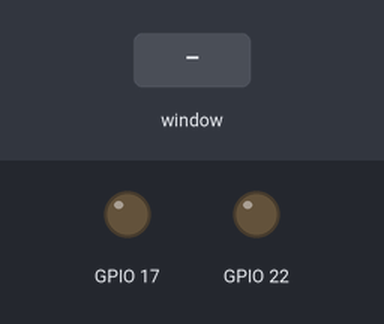
The program below on a simulated Raspberry Pi (BCM pin numbers). Shown: output pins drawn as LEDs (lit = HIGH). The test bench sets the inputs (shaded band). The desktop window is not drawn, its controls go by their first labels and the mouse button is held 0.15 s.

Above: at 1.2 s.
1.3 s: control labelled "Red" in the window clicked
At 1.8 s:
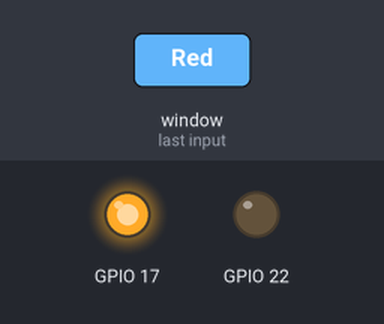
2.8 s: control labelled "Green" in the window clicked
At 4.0 s:
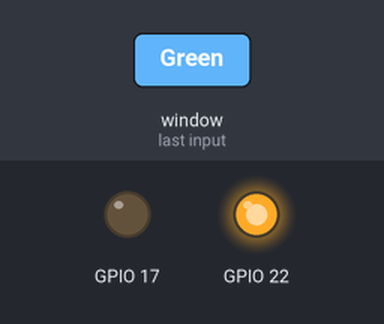
4.3 s: control labelled "All On" in the window clicked
At 5.3 s:
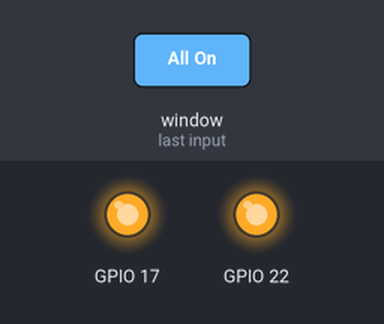
5.8 s: control labelled "All Off" in the window clicked
At 6.4 s:
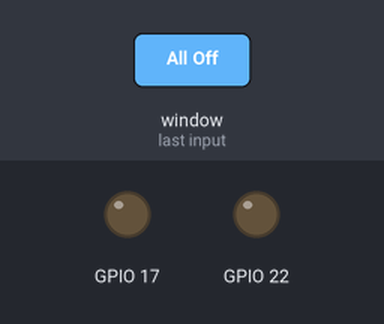
Timing chart, 0 to 8.3 s (numbered marks = the images above; inputs shaded):
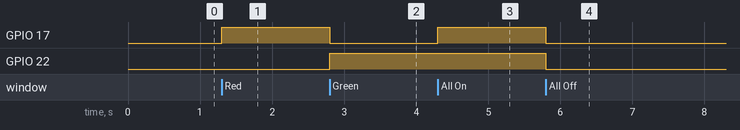

Measured:
- after the input at 1.3 s, GPIO 17: LOW → HIGH at once
- after the input at 2.8 s, GPIO 17: HIGH → LOW at once; GPIO 22: LOW → HIGH at once
- after the input at 4.3 s, GPIO 17: LOW → HIGH at once
- after the input at 5.8 s, GPIO 17, GPIO 22: HIGH → LOW at once

The program:

GUI.py
```python
#Note: I was able to use only 2 leds rather than 3 for this task
#due to having only 2 resistors
#importing libraries
import PyQt5
from PyQt5 import QtCore, QtGui, QtWidgets
import RPi.GPIO as GPIO
import time

#GPIO Setup and Config
GPIO.setwarnings(False)
GPIO.setmode(GPIO.BCM)
GPIO.setup(17, GPIO.OUT)
GPIO.setup(22, GPIO.OUT)
timer = 0.25

GPIO.output(17,GPIO.LOW)
GPIO.output(22,GPIO.LOW)

#Main Window
class Ui_MainWindow(object):
    def setupUi(self, MainWindow):

        MainWindow.setObjectName("MainWindow")
        MainWindow.resize(313, 300)

        self.centralwidget = QtWidgets.QWidget(MainWindow)
        self.centralwidget.setObjectName("centralwidget")

        self.redButton = QtWidgets.QRadioButton(self.centralwidget)
        self.redButton.setGeometry(QtCore.QRect(110, 30, 82, 17))
        font = QtGui.QFont()
        font.setPointSize(12)
        font.setBold(True)
        font.setWeight(75)
        self.redButton.setFont(font)
        self.redButton.setObjectName("redButton")

        self.greenButton = QtWidgets.QRadioButton(self.centralwidget)
        self.greenButton.setGeometry(QtCore.QRect(110, 90, 82, 17))
        font = QtGui.QFont()
        font.setPointSize(12)
        font.setBold(True)
        font.setWeight(75)
        self.greenButton.setFont(font)
        self.greenButton.setObjectName("greenButton")

        self.allOffButton = QtWidgets.QRadioButton(self.centralwidget)
        self.allOffButton.setGeometry(QtCore.QRect(170, 140, 82, 17))
        font = QtGui.QFont()
        font.setPointSize(12)
        font.setBold(True)
        font.setWeight(75)

        self.allOffButton.setFont(font)
        self.allOffButton.setObjectName("allOffButton")
        self.allOnButton = QtWidgets.QRadioButton(self.centralwidget)
        self.allOnButton.setGeometry(QtCore.QRect(60, 140, 82, 17))
        font = QtGui.QFont()
        font.setPointSize(12)
        font.setBold(True)
        font.setWeight(75)

        self.allOnButton.setFont(font)
        self.allOnButton.setObjectName("allOnButton")
        self.exitButton = QtWidgets.QPushButton(self.centralwidget)
        self.exitButton.setGeometry(QtCore.QRect(100, 200, 121, 41))
        self.exitButton.setObjectName("exitButton")

        MainWindow.setCentralWidget(self.centralwidget)
        self.menubar = QtWidgets.QMenuBar(MainWindow)
        self.menubar.setGeometry(QtCore.QRect(0, 0, 313, 21))
        self.menubar.setObjectName("menubar")
        self.menuFile = QtWidgets.QMenu(self.menubar)
        self.menuFile.setObjectName("menuFile")

        MainWindow.setMenuBar(self.menubar)
        self.statusbar = QtWidgets.QStatusBar(MainWindow)
        self.statusbar.setObjectName("statusbar")

        MainWindow.setStatusBar(self.statusbar)
        self.actionExit = QtWidgets.QAction(MainWindow)
        self.actionExit.setObjectName("actionExit")
        self.menuFile.addAction(self.actionExit)
        self.menubar.addAction(self.menuFile.menuAction())

        self.retranslateUi(MainWindow)
        QtCore.QMetaObject.connectSlotsByName(MainWindow)

        self.redButton.clicked.connect(self.redLed)
        self.greenButton.clicked.connect(self.greenLed)
        self.allOnButton.clicked.connect(self.allOn)
        self.allOffButton.clicked.connect(self.allOff)
        self.exitButton.clicked.connect(self.exit)
        self.actionExit.triggered.connect(self.exit)

    def retranslateUi(self, MainWindow):

        _translate = QtCore.QCoreApplication.translate
        MainWindow.setWindowTitle(_translate("MainWindow", "Lighting Leds"))
        self.redButton.setText(_translate("MainWindow", "Red"))
        self.greenButton.setText(_translate("MainWindow", "Green"))
        self.allOffButton.setText(_translate("MainWindow", "All Off"))
        self.allOnButton.setText(_translate("MainWindow", "All On"))
        self.exitButton.setText(_translate("MainWindow", "Exit"))
        self.menuFile.setTitle(_translate("MainWindow", "GUI Interface"))
        self.actionExit.setText(_translate("MainWindow", "Exit"))
        self.actionExit.setShortcut(_translate("MainWindow", "Ctrl+X"))

    #Functions for LED interactions
    def redLed(self):

        GPIO.output(22,GPIO.LOW)
        GPIO.output(17,GPIO.HIGH)

    def allOn(self):

        GPIO.output(17,GPIO.HIGH)
        GPIO.output(22,GPIO.HIGH)

    def allOff(self):

        GPIO.output(17,GPIO.LOW)
        GPIO.output(22,GPIO.LOW)

    def greenLed(self):

        GPIO.output(17,GPIO.LOW)
        GPIO.output(22,GPIO.HIGH)

    def exit(self):
        QtCore.QCoreApplication.instance().quit()

if __name__ == "__main__":

    import sys
    app = QtWidgets.QApplication(sys.argv)
    MainWindow = QtWidgets.QMainWindow()
    ui = Ui_MainWindow()
    ui.setupUi(MainWindow)
    MainWindow.show()
    sys.exit(app.exec_())
```
